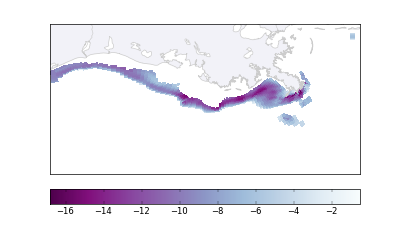

Write Python code to recreate this figure.
from okean import roms, pl_tools
import pylab as pl

def proj(xlim,ylim):
  from mpl_toolkits.basemap import Basemap
  return Basemap(projection='merc',
               resolution='h',
               llcrnrlat=ylim[0],
               llcrnrlon=xlim[0],
               urcrnrlat=ylim[1],
               urcrnrlon=xlim[1],
               lat_ts=0.0)


def draw_map(m,ax):
  m.fillcontinents(color='#f2f2f8',ax=ax)
  m.drawcountries(color='#cccccc',ax=ax)
  m.drawstates(color='#cccccc',ax=ax)
  m.drawcoastlines(color='#cccccc',ax=ax)


his='ocean_his.nc'
grd='ocean_grd.nc'

r=roms.His(his)
m=proj([r.grid.lon.min(),r.grid.lon.max()],
       [r.grid.lat.min(),r.grid.lat.max()])

v=r.use('salt',ocean_time=200)
z=r.s_levels(time=10)
d=roms.roms_tools.depthof(v,z,30)
x,y=m(r.grid.lon,r.grid.lat)

pl.figure(figsize=(8,4.85))
ax=pl.axes()
p=ax.pcolormesh(x,y,d,cmap=pl.cm.BuPu_r)
pl.colorbar(p,orientation='horizontal',pad=0.075)

draw_map(m,ax)
pl.savefig('ex_roms_08.png',dpi=50)
